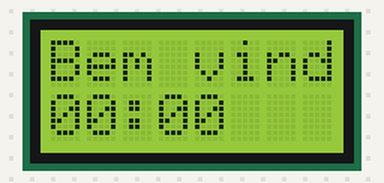
The sketch below on a simulated Arduino Uno, built with avr-gcc and run on an emulated ATmega328P. On the bench: 8×2 character LCD.

Above: at 0.1 s.
At 4.6 s:
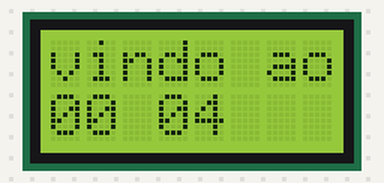
At 9.6 s:
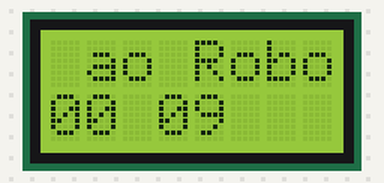
At 19.7 s:
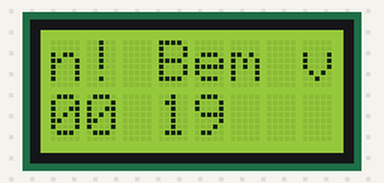
At 29.2 s:
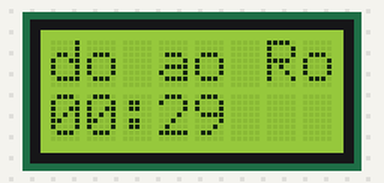
At 39.2 s:
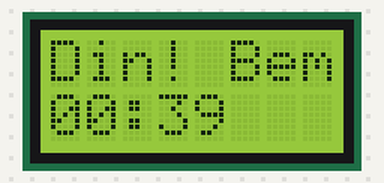

Measured:
- what the display in image 1 shows lasts 0.5 s, from 4.6 s to 5.1 s

The sketch:

sketch_jan24a.ino
```cpp
// include the library code:
#include <LiquidCrystal.h>

// initialize the library with the numbers of the interface pins
LiquidCrystal lcd(4, 5, 0, 1, 2, 3);

char palavra[] = {"Bem vindo ao RoboDin! "};
int min = 0;
int seg = 0;
int a = 0;
int b = sizeof(palavra) - 1;

void setup() {
  // put your setup code here, to run once:
  lcd.begin(8, 2);
}

void loop() {
  // put your main code here, to run repeatedly:
  lcd.setCursor(0,0);
  lcd.print(palavra[a % b]);
  lcd.print(palavra[(a + 1) % b]);
  lcd.print(palavra[(a + 2) % b]);
  lcd.print(palavra[(a + 3) % b]);
  lcd.print(palavra[(a + 4) % b]);
  lcd.print(palavra[(a + 5) % b]);
  lcd.print(palavra[(a + 6) % b]);
  lcd.print(palavra[(a + 7) % b]);
  a = (a + 1) % b;
  lcd.setCursor(0,1);
  lcd.print(min/10, DEC);
  lcd.print(min%10,DEC);
  lcd.print(":");

  lcd.print(seg/10, DEC);
  lcd.print(seg%10, DEC);
  lcd.setCursor(2,1);
  delay(500);
  lcd.print(" ");
  delay(500);
  seg = (seg + 1) % 60;
  if (seg == 0){
    min = (min + 1) % 60;

  }}
```
